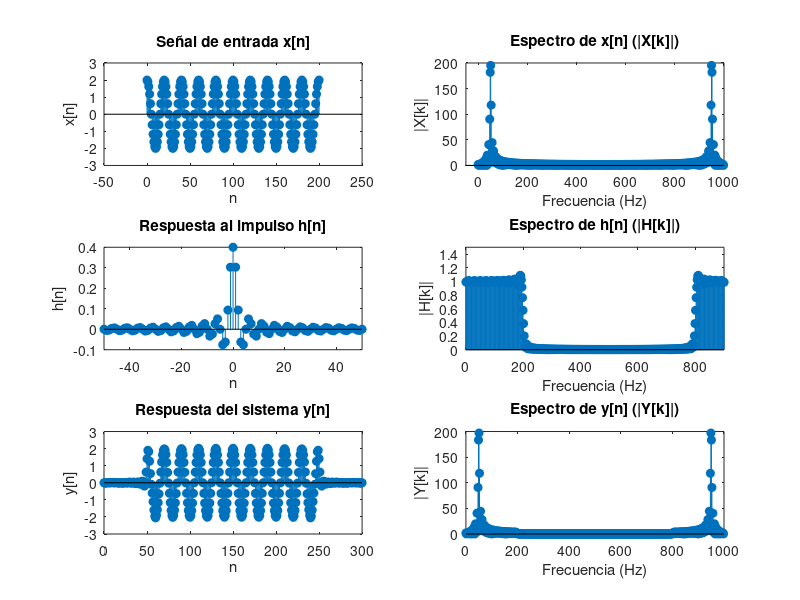

MATLAB code for this plot:
% Parámetros
Fs = 1000; % Frecuencia de muestreo (Hz)
Ts = 1/Fs; % Período de muestreo (s)

% Definición de la señal analógica x(t)
t = 0:Ts:0.2; % Vector de tiempo continuo (201 muestras)
x_analog = 2*cos(2*pi*50*t) + 3*sin(2*pi*500*t); % Señal analógica x(t)

% Definición de la señal de entrada en tiempo discreto x[n]
Nx = length(t); % Número de muestras
x = 2*cos(2*pi*50*t) + 3*sin(2*pi*500*t); % Señal de entrada x[n]

% Parámetros de la respuesta al impulso h[n]
Fc = 200; % Frecuencia de corte (Hz)
Nh = 101; % Longitud de la respuesta al impulso (debe ser impar)
nh = -(Nh-1)/2:(Nh-1)/2; % Vector de tiempo para h[n]
h = 2*Fc*Ts*sinc(2*Fc*Ts*nh); % Respuesta al impulso h[n]

% Dimensión N = 2^r
N = 2^nextpow2(Nx + Nh - 1); % Dimensión final

% Cero-padding de x[n] y h[n]
x_pad = [x, zeros(1, N - Nx)];
h_pad = [h, zeros(1, N - Nh)];

% Transformadas de Fourier
X = fft(x_pad);
H = fft(h_pad);

% Convolución en el dominio de la frecuencia
Y = X .* H;

% Transformada inversa para obtener y[n]
y = ifft(Y);

% Gráficos

% Dominios de tiempo
n_x = 0:Nx-1;
n_h = -(Nh-1)/2:(Nh-1)/2;
n_y = 0:N-1;

% Dominios de frecuencia
k = 0:N-1;
f = k*Fs/N; % Vector de frecuencias en Hz

figure()

% Primer gráfico: señal de entrada x[n] en tiempo
subplot(3, 2, 1)
stem(n_x, x, 'filled')
title('Señal de entrada x[n]')
xlabel('n')
ylabel('x[n]')
xlim([-50, 250])

% Segundo gráfico: módulo de X[k]
subplot(3, 2, 2)
stem(f, abs(X), 'filled')
title('Espectro de x[n] (|X[k]|)')
xlabel('Frecuencia (Hz)')
ylabel('|X[k]|')
xlim([-50, 1000])

% Tercer gráfico: respuesta al impulso h[n] en tiempo
subplot(3, 2, 3)
stem(n_h, h, 'filled')
title('Respuesta al impulso h[n]')
xlabel('n')
ylabel('h[n]')
xlim([-50, 50])

% Cuarto gráfico: módulo de H[k]
subplot(3, 2, 4)
stem(f, abs(H), 'filled')
title('Espectro de h[n] (|H[k]|)')
xlabel('Frecuencia (Hz)')
ylabel('|H[k]|')
xlim([0, 900])
ylim([0,1.5])

% Quinto gráfico: respuesta del sistema y[n] en tiempo
subplot(3, 2, 5)
stem(n_y, y, 'filled')
title('Respuesta del sistema y[n]')
xlabel('n')
ylabel('y[n]')
xlim([0, 300])

% Sexto gráfico: módulo de Y[k]
subplot(3, 2, 6)
stem(f, abs(Y), 'filled')
title('Espectro de y[n] (|Y[k]|)')
xlabel('Frecuencia (Hz)')
ylabel('|Y[k]|')
xlim([0, Fs])
